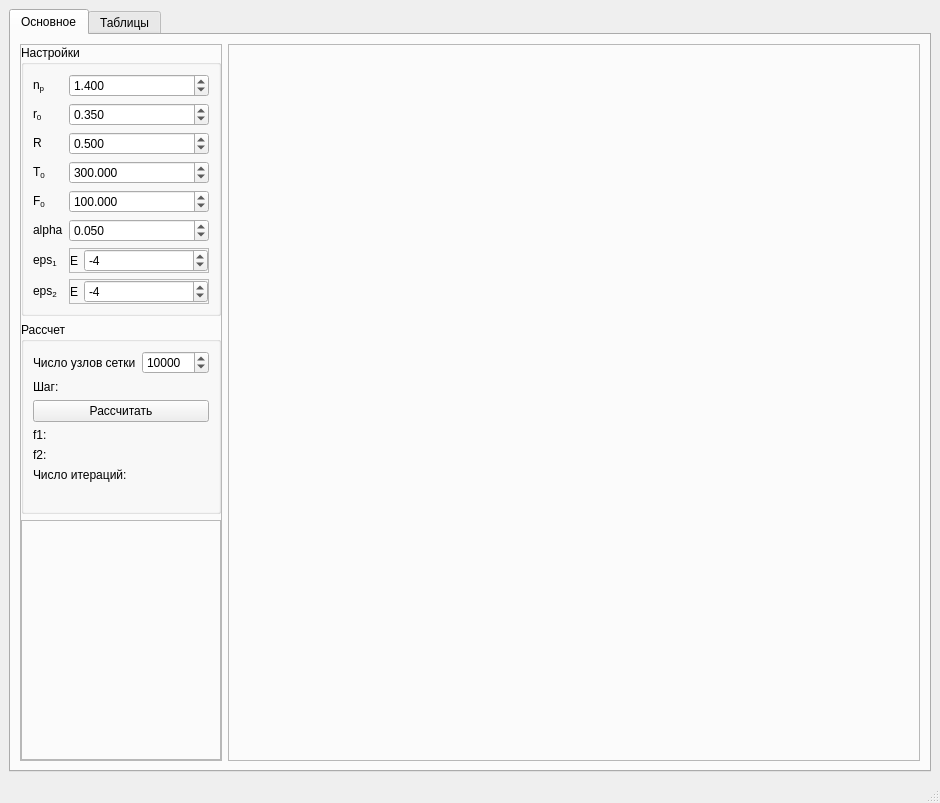
<?xml version="1.0" encoding="UTF-8"?>
<ui version="4.0">
 <class>MainWindow</class>
 <widget class="QMainWindow" name="MainWindow">
  <property name="geometry">
   <rect>
    <x>0</x>
    <y>0</y>
    <width>940</width>
    <height>803</height>
   </rect>
  </property>
  <property name="windowTitle">
   <string>Лабораторная работа №3</string>
  </property>
  <widget class="QWidget" name="centralwidget">
   <layout class="QHBoxLayout" name="horizontalLayout">
    <item>
     <widget class="QTabWidget" name="tabWidget">
      <property name="currentIndex">
       <number>0</number>
      </property>
      <widget class="QWidget" name="tab">
       <attribute name="title">
        <string>Основное</string>
       </attribute>
       <layout class="QHBoxLayout" name="horizontalLayout_2" stretch="0,1">
        <item>
         <widget class="QFrame" name="frame_3">
          <property name="frameShape">
           <enum>QFrame::StyledPanel</enum>
          </property>
          <property name="frameShadow">
           <enum>QFrame::Plain</enum>
          </property>
          <layout class="QVBoxLayout" name="verticalLayout_5" stretch="0,0,1">
           <property name="leftMargin">
            <number>0</number>
           </property>
           <property name="topMargin">
            <number>0</number>
           </property>
           <property name="rightMargin">
            <number>0</number>
           </property>
           <property name="bottomMargin">
            <number>0</number>
           </property>
           <item>
            <widget class="QGroupBox" name="groupBox">
             <property name="title">
              <string>Настройки</string>
             </property>
             <layout class="QFormLayout" name="formLayout">
              <item row="0" column="0">
               <widget class="QLabel" name="label_12">
                <property name="text">
                 <string>&lt;html&gt;&lt;head/&gt;&lt;body&gt;&lt;p&gt;n&lt;span style=&quot; vertical-align:sub;&quot;&gt;p&lt;/span&gt;&lt;/p&gt;&lt;/body&gt;&lt;/html&gt;</string>
                </property>
               </widget>
              </item>
              <item row="0" column="1">
               <widget class="QDoubleSpinBox" name="doubleSpinBox_n">
                <property name="frame">
                 <bool>true</bool>
                </property>
                <property name="decimals">
                 <number>3</number>
                </property>
                <property name="maximum">
                 <double>10000.000000000000000</double>
                </property>
                <property name="value">
                 <double>1.400000000000000</double>
                </property>
               </widget>
              </item>
              <item row="1" column="0">
               <widget class="QLabel" name="label_13">
                <property name="text">
                 <string>&lt;html&gt;&lt;head/&gt;&lt;body&gt;&lt;p&gt;r&lt;span style=&quot; vertical-align:sub;&quot;&gt;0&lt;/span&gt;&lt;/p&gt;&lt;/body&gt;&lt;/html&gt;</string>
                </property>
               </widget>
              </item>
              <item row="1" column="1">
               <widget class="QDoubleSpinBox" name="doubleSpinBox_r0">
                <property name="frame">
                 <bool>true</bool>
                </property>
                <property name="decimals">
                 <number>3</number>
                </property>
                <property name="maximum">
                 <double>10000.000000000000000</double>
                </property>
                <property name="value">
                 <double>0.350000000000000</double>
                </property>
               </widget>
              </item>
              <item row="2" column="0">
               <widget class="QLabel" name="label_14">
                <property name="text">
                 <string>&lt;html&gt;&lt;head/&gt;&lt;body&gt;&lt;p&gt;R&lt;/p&gt;&lt;/body&gt;&lt;/html&gt;</string>
                </property>
               </widget>
              </item>
              <item row="2" column="1">
               <widget class="QDoubleSpinBox" name="doubleSpinBox_r_max">
                <property name="frame">
                 <bool>true</bool>
                </property>
                <property name="decimals">
                 <number>3</number>
                </property>
                <property name="maximum">
                 <double>10000.000000000000000</double>
                </property>
                <property name="value">
                 <double>0.500000000000000</double>
                </property>
               </widget>
              </item>
              <item row="3" column="0">
               <widget class="QLabel" name="label">
                <property name="text">
                 <string>&lt;html&gt;&lt;head/&gt;&lt;body&gt;&lt;p&gt;T&lt;span style=&quot; vertical-align:sub;&quot;&gt;0&lt;/span&gt;&lt;/p&gt;&lt;/body&gt;&lt;/html&gt;</string>
                </property>
               </widget>
              </item>
              <item row="3" column="1">
               <widget class="QDoubleSpinBox" name="doubleSpinBox_t0">
                <property name="frame">
                 <bool>true</bool>
                </property>
                <property name="decimals">
                 <number>3</number>
                </property>
                <property name="maximum">
                 <double>10000.000000000000000</double>
                </property>
                <property name="value">
                 <double>300.000000000000000</double>
                </property>
               </widget>
              </item>
              <item row="4" column="0">
               <widget class="QLabel" name="label_8">
                <property name="text">
                 <string>&lt;html&gt;&lt;head/&gt;&lt;body&gt;&lt;p&gt;F&lt;span style=&quot; vertical-align:sub;&quot;&gt;0&lt;/span&gt;&lt;/p&gt;&lt;/body&gt;&lt;/html&gt;</string>
                </property>
               </widget>
              </item>
              <item row="4" column="1">
               <widget class="QDoubleSpinBox" name="doubleSpinBox_f0">
                <property name="frame">
                 <bool>true</bool>
                </property>
                <property name="decimals">
                 <number>3</number>
                </property>
                <property name="minimum">
                 <double>-10000.000000000000000</double>
                </property>
                <property name="maximum">
                 <double>10000.000000000000000</double>
                </property>
                <property name="value">
                 <double>100.000000000000000</double>
                </property>
               </widget>
              </item>
              <item row="5" column="0">
               <widget class="QLabel" name="label_7">
                <property name="text">
                 <string>&lt;html&gt;&lt;head/&gt;&lt;body&gt;&lt;p&gt;alpha&lt;/p&gt;&lt;/body&gt;&lt;/html&gt;</string>
                </property>
               </widget>
              </item>
              <item row="5" column="1">
               <widget class="QDoubleSpinBox" name="doubleSpinBox_alpha">
                <property name="frame">
                 <bool>true</bool>
                </property>
                <property name="decimals">
                 <number>3</number>
                </property>
                <property name="minimum">
                 <double>-10000.000000000000000</double>
                </property>
                <property name="maximum">
                 <double>10000.000000000000000</double>
                </property>
                <property name="value">
                 <double>0.050000000000000</double>
                </property>
               </widget>
              </item>
              <item row="6" column="0">
               <widget class="QLabel" name="label_9">
                <property name="text">
                 <string>&lt;html&gt;&lt;head/&gt;&lt;body&gt;&lt;p&gt;eps&lt;span style=&quot; vertical-align:sub;&quot;&gt;1&lt;/span&gt;&lt;/p&gt;&lt;/body&gt;&lt;/html&gt;</string>
                </property>
               </widget>
              </item>
              <item row="6" column="1">
               <widget class="QFrame" name="frame_6">
                <property name="frameShape">
                 <enum>QFrame::StyledPanel</enum>
                </property>
                <property name="frameShadow">
                 <enum>QFrame::Plain</enum>
                </property>
                <layout class="QHBoxLayout" name="horizontalLayout_8" stretch="0,1">
                 <property name="leftMargin">
                  <number>0</number>
                 </property>
                 <property name="topMargin">
                  <number>0</number>
                 </property>
                 <property name="rightMargin">
                  <number>0</number>
                 </property>
                 <property name="bottomMargin">
                  <number>0</number>
                 </property>
                 <item>
                  <widget class="QLabel" name="label_17">
                   <property name="sizePolicy">
                    <sizepolicy hsizetype="Minimum" vsizetype="Preferred">
                     <horstretch>0</horstretch>
                     <verstretch>0</verstretch>
                    </sizepolicy>
                   </property>
                   <property name="text">
                    <string>E</string>
                   </property>
                  </widget>
                 </item>
                 <item>
                  <widget class="QSpinBox" name="spinBox_eps1">
                   <property name="minimum">
                    <number>-100</number>
                   </property>
                   <property name="maximum">
                    <number>100</number>
                   </property>
                   <property name="value">
                    <number>-4</number>
                   </property>
                  </widget>
                 </item>
                </layout>
               </widget>
              </item>
              <item row="7" column="0">
               <widget class="QLabel" name="label_10">
                <property name="text">
                 <string>&lt;html&gt;&lt;head/&gt;&lt;body&gt;&lt;p&gt;eps&lt;span style=&quot; vertical-align:sub;&quot;&gt;2&lt;/span&gt;&lt;/p&gt;&lt;/body&gt;&lt;/html&gt;</string>
                </property>
               </widget>
              </item>
              <item row="7" column="1">
               <widget class="QFrame" name="frame_7">
                <property name="frameShape">
                 <enum>QFrame::StyledPanel</enum>
                </property>
                <property name="frameShadow">
                 <enum>QFrame::Plain</enum>
                </property>
                <layout class="QHBoxLayout" name="horizontalLayout_9" stretch="0,1">
                 <property name="leftMargin">
                  <number>0</number>
                 </property>
                 <property name="topMargin">
                  <number>0</number>
                 </property>
                 <property name="rightMargin">
                  <number>0</number>
                 </property>
                 <property name="bottomMargin">
                  <number>0</number>
                 </property>
                 <item>
                  <widget class="QLabel" name="label_18">
                   <property name="sizePolicy">
                    <sizepolicy hsizetype="Minimum" vsizetype="Preferred">
                     <horstretch>0</horstretch>
                     <verstretch>0</verstretch>
                    </sizepolicy>
                   </property>
                   <property name="text">
                    <string>E</string>
                   </property>
                  </widget>
                 </item>
                 <item>
                  <widget class="QSpinBox" name="spinBox_eps2">
                   <property name="minimum">
                    <number>-100</number>
                   </property>
                   <property name="maximum">
                    <number>100</number>
                   </property>
                   <property name="value">
                    <number>-4</number>
                   </property>
                  </widget>
                 </item>
                </layout>
               </widget>
              </item>
             </layout>
            </widget>
           </item>
           <item>
            <widget class="QGroupBox" name="groupBox_2">
             <property name="sizePolicy">
              <sizepolicy hsizetype="Preferred" vsizetype="Preferred">
               <horstretch>0</horstretch>
               <verstretch>0</verstretch>
              </sizepolicy>
             </property>
             <property name="title">
              <string>Рассчет</string>
             </property>
             <layout class="QFormLayout" name="formLayout_2">
              <item row="0" column="0">
               <widget class="QLabel" name="label_11">
                <property name="text">
                 <string>Число узлов сетки</string>
                </property>
               </widget>
              </item>
              <item row="0" column="1">
               <widget class="QSpinBox" name="spinBox_steps">
                <property name="minimum">
                 <number>1</number>
                </property>
                <property name="maximum">
                 <number>1000000</number>
                </property>
                <property name="value">
                 <number>10000</number>
                </property>
               </widget>
              </item>
              <item row="1" column="0" colspan="2">
               <widget class="QLabel" name="label_step">
                <property name="text">
                 <string>Шаг: </string>
                </property>
               </widget>
              </item>
              <item row="2" column="0" colspan="2">
               <widget class="QPushButton" name="pushButton_calculate">
                <property name="text">
                 <string>Рассчитать</string>
                </property>
               </widget>
              </item>
              <item row="3" column="0" colspan="2">
               <widget class="QLabel" name="label_f1">
                <property name="text">
                 <string>f1:</string>
                </property>
               </widget>
              </item>
              <item row="4" column="0" colspan="2">
               <widget class="QLabel" name="label_f2">
                <property name="text">
                 <string>f2:</string>
                </property>
               </widget>
              </item>
              <item row="6" column="0" colspan="2">
               <widget class="QLabel" name="label_status">
                <property name="text">
                 <string/>
                </property>
               </widget>
              </item>
              <item row="5" column="0" colspan="2">
               <widget class="QLabel" name="label_iter">
                <property name="text">
                 <string>Число итераций:</string>
                </property>
               </widget>
              </item>
             </layout>
            </widget>
           </item>
           <item>
            <widget class="QFrame" name="frame_4">
             <property name="frameShape">
              <enum>QFrame::StyledPanel</enum>
             </property>
             <property name="frameShadow">
              <enum>QFrame::Plain</enum>
             </property>
            </widget>
           </item>
          </layout>
         </widget>
        </item>
        <item>
         <widget class="QFrame" name="frame_plot">
          <property name="frameShape">
           <enum>QFrame::StyledPanel</enum>
          </property>
          <property name="frameShadow">
           <enum>QFrame::Plain</enum>
          </property>
          <layout class="QHBoxLayout" name="horizontalLayout_6">
           <property name="leftMargin">
            <number>0</number>
           </property>
           <property name="topMargin">
            <number>0</number>
           </property>
           <property name="rightMargin">
            <number>0</number>
           </property>
           <property name="bottomMargin">
            <number>0</number>
           </property>
           <item>
            <layout class="QVBoxLayout" name="verticalLayout_plot">
             <property name="spacing">
              <number>0</number>
             </property>
            </layout>
           </item>
          </layout>
         </widget>
        </item>
       </layout>
      </widget>
      <widget class="QWidget" name="tab_2">
       <attribute name="title">
        <string>Таблицы</string>
       </attribute>
       <layout class="QHBoxLayout" name="horizontalLayout_5">
        <item>
         <widget class="QTabWidget" name="tabWidget_2">
          <property name="currentIndex">
           <number>0</number>
          </property>
          <widget class="QWidget" name="tab_3">
           <attribute name="title">
            <string>λ</string>
           </attribute>
           <layout class="QVBoxLayout" name="verticalLayout">
            <item>
             <widget class="QPushButton" name="pushButton_load_lambda">
              <property name="text">
               <string>Загрузить</string>
              </property>
             </widget>
            </item>
            <item>
             <widget class="QTableWidget" name="tableWidget_lambda">
              <column>
               <property name="text">
                <string>T</string>
               </property>
              </column>
              <column>
               <property name="text">
                <string>λ</string>
               </property>
              </column>
             </widget>
            </item>
           </layout>
          </widget>
          <widget class="QWidget" name="tab_4">
           <attribute name="title">
            <string>k</string>
           </attribute>
           <layout class="QVBoxLayout" name="verticalLayout_2">
            <item>
             <widget class="QPushButton" name="pushButton_load_k">
              <property name="text">
               <string>Загрузить</string>
              </property>
             </widget>
            </item>
            <item>
             <widget class="QTableWidget" name="tableWidget_k">
              <column>
               <property name="text">
                <string>T</string>
               </property>
              </column>
              <column>
               <property name="text">
                <string>k</string>
               </property>
              </column>
             </widget>
            </item>
           </layout>
          </widget>
         </widget>
        </item>
       </layout>
      </widget>
     </widget>
    </item>
   </layout>
  </widget>
  <widget class="QMenuBar" name="menubar">
   <property name="geometry">
    <rect>
     <x>0</x>
     <y>0</y>
     <width>940</width>
     <height>28</height>
    </rect>
   </property>
  </widget>
  <widget class="QStatusBar" name="statusbar"/>
 </widget>
 <resources/>
 <connections/>
</ui>
